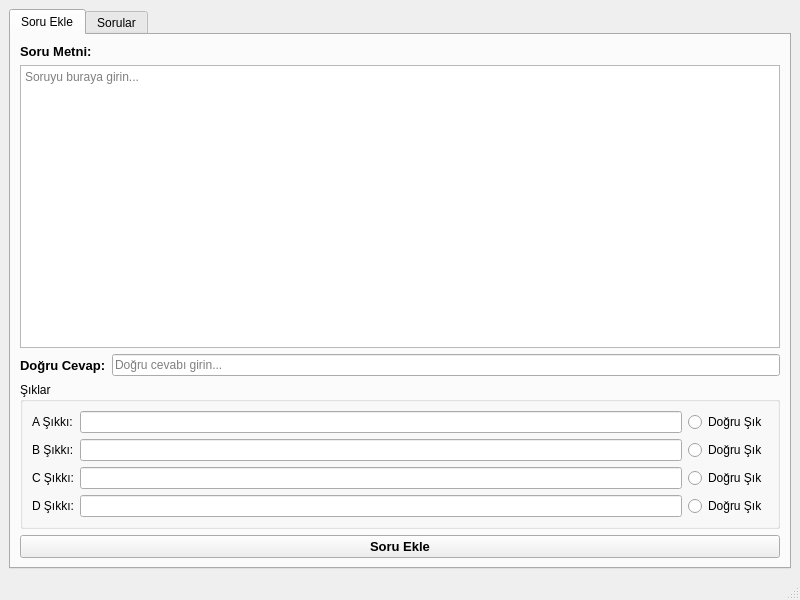
<?xml version="1.0" encoding="UTF-8"?>
<ui version="4.0">
 <class>MainWindow</class>
 <widget class="QMainWindow" name="MainWindow">
  <property name="geometry">
   <rect>
    <x>0</x>
    <y>0</y>
    <width>800</width>
    <height>600</height>
   </rect>
  </property>
  <property name="windowTitle">
   <string>Soru Bankası Uygulaması</string>
  </property>
  <widget class="QWidget" name="centralwidget">
   <layout class="QVBoxLayout" name="verticalLayout">
    <item>
     <widget class="QTabWidget" name="tabWidget">
      <property name="currentIndex">
       <number>0</number>
      </property>
      <widget class="QWidget" name="tab_soru_ekle">
       <attribute name="title">
        <string>Soru Ekle</string>
       </attribute>
       <layout class="QVBoxLayout" name="verticalLayout_2">
        <item>
         <widget class="QLabel" name="label">
          <property name="font">
           <font>
            <pointsize>10</pointsize>
            <weight>75</weight>
            <bold>true</bold>
           </font>
          </property>
          <property name="text">
           <string>Soru Metni:</string>
          </property>
         </widget>
        </item>
        <item>
         <widget class="QPlainTextEdit" name="txt_soru">
          <property name="placeholderText">
           <string>Soruyu buraya girin...</string>
          </property>
         </widget>
        </item>
        <item>
         <layout class="QHBoxLayout" name="horizontalLayout">
          <item>
           <widget class="QLabel" name="label_2">
            <property name="font">
             <font>
              <pointsize>10</pointsize>
              <weight>75</weight>
              <bold>true</bold>
             </font>
            </property>
            <property name="text">
             <string>Doğru Cevap:</string>
            </property>
           </widget>
          </item>
          <item>
           <widget class="QLineEdit" name="txt_dogru_cevap">
            <property name="placeholderText">
             <string>Doğru cevabı girin...</string>
            </property>
           </widget>
          </item>
         </layout>
        </item>
        <item>
         <widget class="QGroupBox" name="groupBox">
          <property name="title">
           <string>Şıklar</string>
          </property>
          <layout class="QGridLayout" name="gridLayout">
           <item row="0" column="0">
            <widget class="QLabel" name="label_3">
             <property name="text">
              <string>A Şıkkı:</string>
             </property>
            </widget>
           </item>
           <item row="0" column="1">
            <widget class="QLineEdit" name="txt_a_sikki"/>
           </item>
           <item row="0" column="2">
            <widget class="QRadioButton" name="radio_a">
             <property name="text">
              <string>Doğru Şık</string>
             </property>
            </widget>
           </item>
           <item row="1" column="0">
            <widget class="QLabel" name="label_4">
             <property name="text">
              <string>B Şıkkı:</string>
             </property>
            </widget>
           </item>
           <item row="1" column="1">
            <widget class="QLineEdit" name="txt_b_sikki"/>
           </item>
           <item row="1" column="2">
            <widget class="QRadioButton" name="radio_b">
             <property name="text">
              <string>Doğru Şık</string>
             </property>
            </widget>
           </item>
           <item row="2" column="0">
            <widget class="QLabel" name="label_5">
             <property name="text">
              <string>C Şıkkı:</string>
             </property>
            </widget>
           </item>
           <item row="2" column="1">
            <widget class="QLineEdit" name="txt_c_sikki"/>
           </item>
           <item row="2" column="2">
            <widget class="QRadioButton" name="radio_c">
             <property name="text">
              <string>Doğru Şık</string>
             </property>
            </widget>
           </item>
           <item row="3" column="0">
            <widget class="QLabel" name="label_6">
             <property name="text">
              <string>D Şıkkı:</string>
             </property>
            </widget>
           </item>
           <item row="3" column="1">
            <widget class="QLineEdit" name="txt_d_sikki"/>
           </item>
           <item row="3" column="2">
            <widget class="QRadioButton" name="radio_d">
             <property name="text">
              <string>Doğru Şık</string>
             </property>
            </widget>
           </item>
          </layout>
         </widget>
        </item>
        <item>
         <widget class="QPushButton" name="btn_soru_ekle">
          <property name="font">
           <font>
            <pointsize>10</pointsize>
            <weight>75</weight>
            <bold>true</bold>
           </font>
          </property>
          <property name="text">
           <string>Soru Ekle</string>
          </property>
         </widget>
        </item>
       </layout>
      </widget>
      <widget class="QWidget" name="tab_sorular">
       <attribute name="title">
        <string>Sorular</string>
       </attribute>
       <layout class="QVBoxLayout" name="verticalLayout_3">
        <item>
         <widget class="QTableWidget" name="tablo_sorular">
          <column>
           <property name="text">
            <string>Soru</string>
           </property>
          </column>
          <column>
           <property name="text">
            <string>Doğru Cevap</string>
           </property>
          </column>
          <column>
           <property name="text">
            <string>Doğru Şık</string>
           </property>
          </column>
         </widget>
        </item>
        <item>
         <layout class="QHBoxLayout" name="horizontalLayout_2">
          <item>
           <widget class="QPushButton" name="btn_soru_goster">
            <property name="font">
             <font>
              <pointsize>10</pointsize>
              <weight>75</weight>
              <bold>true</bold>
             </font>
            </property>
            <property name="text">
             <string>Seçili Soruyu Göster</string>
            </property>
           </widget>
          </item>
          <item>
           <widget class="QPushButton" name="btn_soru_sil">
            <property name="font">
             <font>
              <pointsize>10</pointsize>
              <weight>75</weight>
              <bold>true</bold>
             </font>
            </property>
            <property name="text">
             <string>Seçili Soruyu Sil</string>
            </property>
           </widget>
          </item>
         </layout>
        </item>
       </layout>
      </widget>
     </widget>
    </item>
   </layout>
  </widget>
  <widget class="QMenuBar" name="menubar">
   <property name="geometry">
    <rect>
     <x>0</x>
     <y>0</y>
     <width>800</width>
     <height>21</height>
    </rect>
   </property>
  </widget>
  <widget class="QStatusBar" name="statusbar"/>
 </widget>
 <resources/>
 <connections/>
</ui> 
